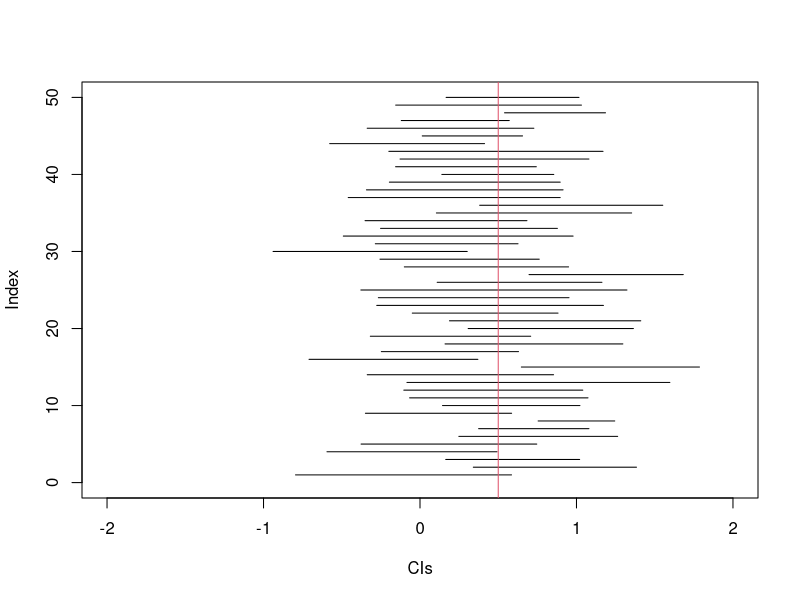

This chart was generated by the following R code:
## ---- chunk 1
# the true mean
mu <- 0.5

# simulating the population
G <- rnorm(1000, mu)

# initialize plot 
plot(NA, 
    xlim = c(-2,2), 
    ylim = c(0,50), 
    xlab="CIs",
    ylab="Index")

# repeat experiment
for (i in 1:50) {
    # sample size
    k <- 10
    # draw random sample
    x <- sample(G,k)
    # sample mean 
    m <- mean(x)
    # sample standard deviation
    s <- sd(x)
    # confidence interval
    ci_1 <- m - 1.96* s/sqrt(k) 
    ci_2 <- m + 1.96* s/sqrt(k)
    # draw the CI
    segments(ci_1, i, ci_2, i)
}

# the true mean
abline(v=mu, col=2)
## ---- chunk 2
#| warning: false
# load dataset
data <- read.csv("../dataset/survey.csv")

# math scores of introverts and extroverts
x1 <- subset(data, Gender == 'F', 'Score')
x2 <- subset(data, Gender == 'M', 'Score')

# t-test over x1 - x2
t <- t.test(x1, x2, conf.level = .95)

# CI contains 0, meaning there is no significant difference
cat("Means:",  t$estimate, "CI:", t$conf.int)
